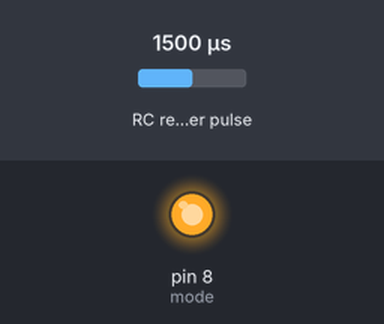
The sketch below on a simulated Arduino Uno, built with avr-gcc and run on an emulated ATmega328P. On the bench: output pins drawn as LEDs (lit = HIGH). Wiring (inferred from the names in the program): RC receiver channel: data pin 7. The inputs (shaded band) are chosen by the test bench; at power-on: RC receiver pulse 1500 µs.

Above: at 0.1 s.
Timing chart, 0 to 1.6 s (numbered marks = the images above):
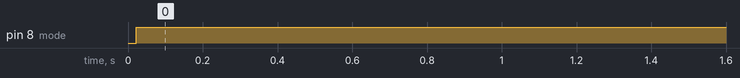

The sketch:

RC_nano.ino
```cpp
#define RC_IN 7 // RC ontroller ch3
#define mode 8  // To send RC mode status

void setup()
{
  pinMode(RC_IN,INPUT);
  pinMode(mode, OUTPUT);
  Serial.begin(115200);
}

void loop()
{
  // put your main code here, to run repeatedly:
  //Serial.println(pulseIn(RC_IN,HIGH));
  if (pulseIn(RC_IN,HIGH)<1000)
  {
    //Serial.println(pulseIn(RC_IN,HIGH));
    digitalWrite(mode,LOW); //RC Mode
  }
  else
  {
    //Serial.println("1");
    digitalWrite(mode,HIGH); // Autonomous Mode
  }

}
```

Measured:
- by itself, pin 8 (mode): LOW → HIGH at 0.02 s
